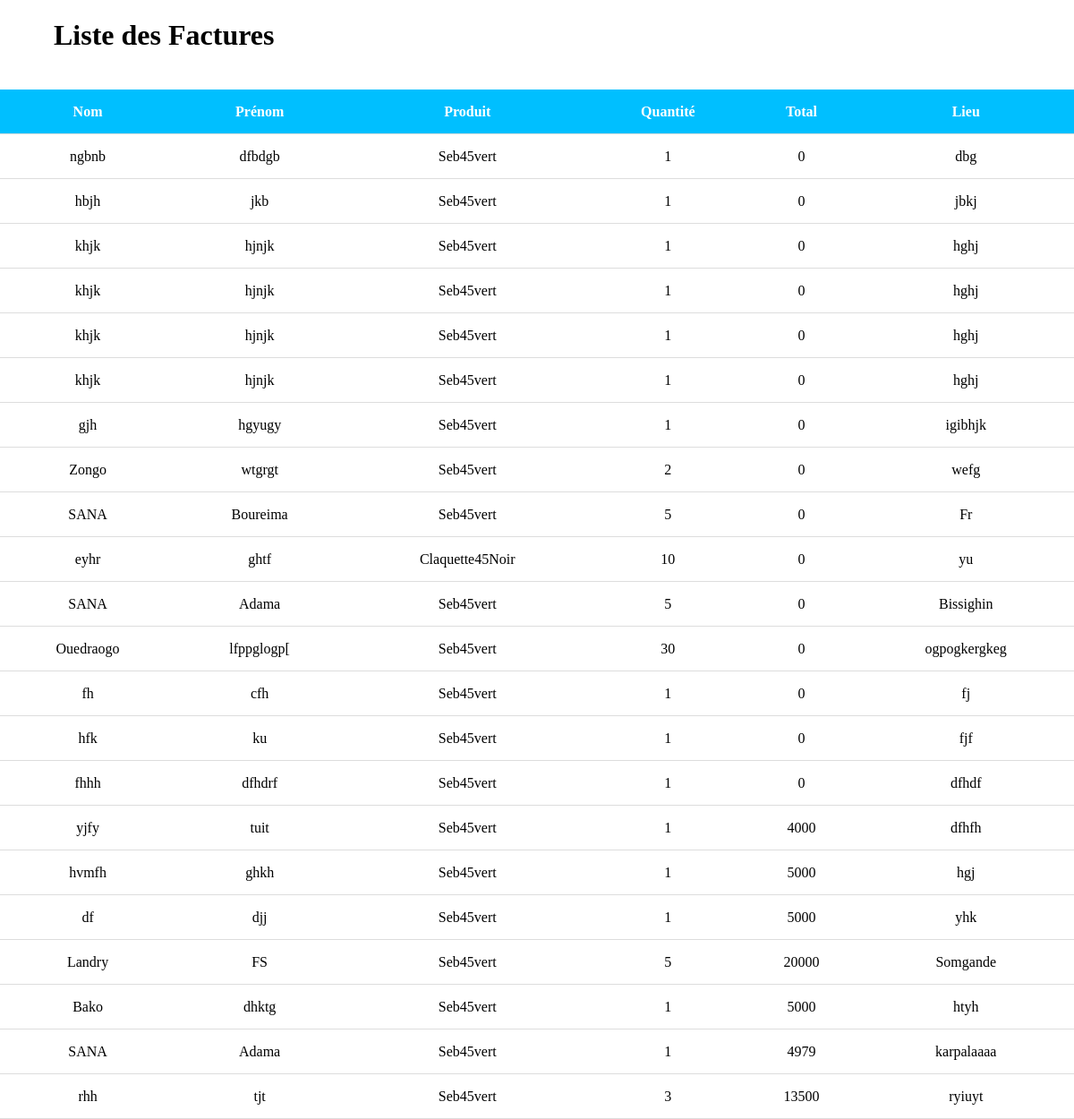
/factures (signed in), run on an earlier commit of the app's database.
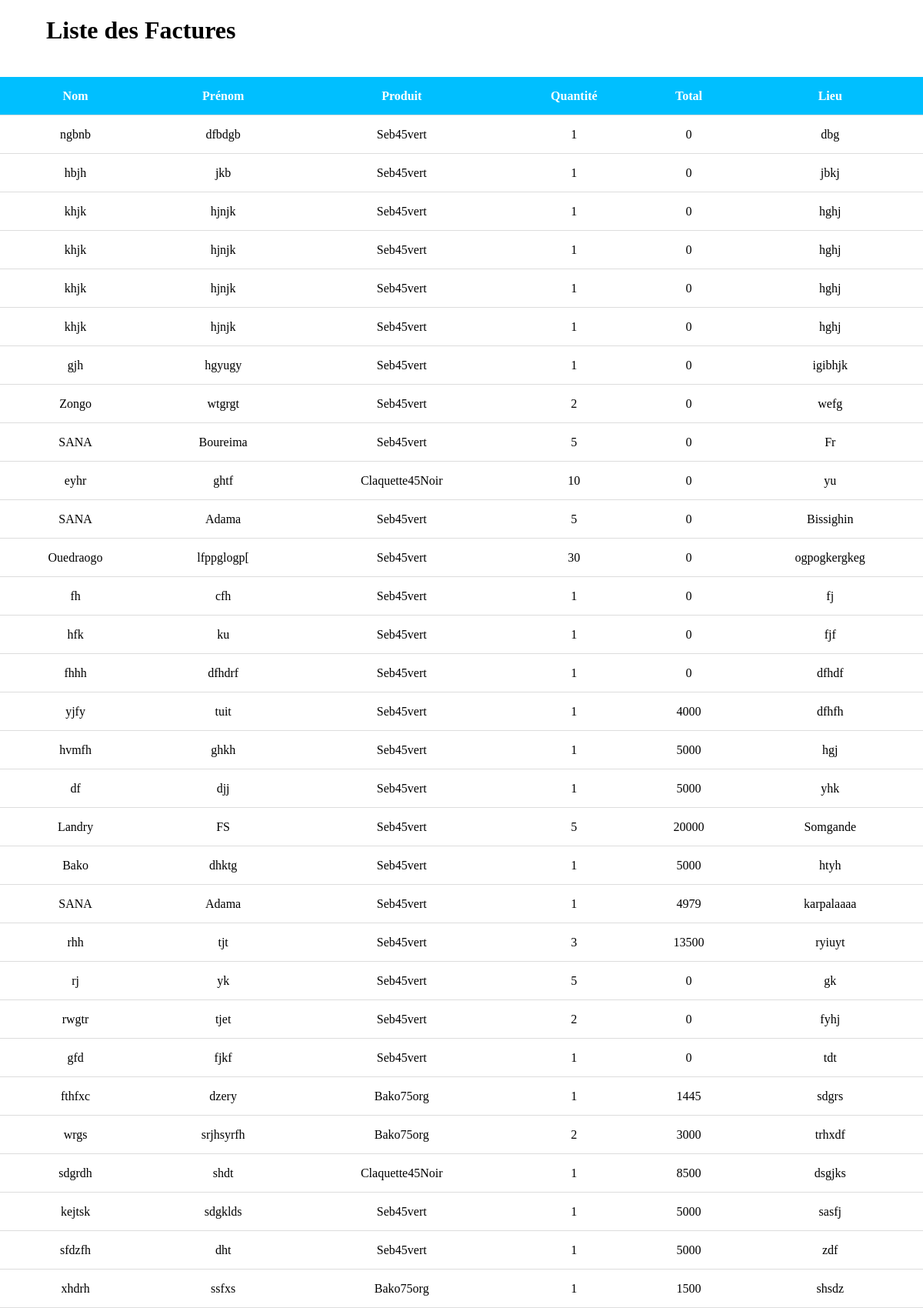
And on a later commit of the database.
### Gestion/models.py (models this page shows, shortened)
class Facture(models.Model):
    No = models.AutoField(primary_key=True)
    Nom = models.CharField(max_length=25)
    Prenom = models.TextField()
    Telephone = models.CharField(max_length=8)
    Produit = models.ForeignKey(Produit, related_name='factures', on_delete=models.CASCADE)
    Quantite = models.IntegerField(default=1)
    Montant = models.IntegerField(default=1)
    Rabais = models.IntegerField(default=0)
    Total = models.IntegerField(default=0)
    Lieu = models.TextField(default="Boutique")
    Livreur = models.CharField(max_length=10, default="Boutique")
    date_et_heure = models.DateTimeField(auto_now=True)
    class meta:
        ordering = ['-date_added']
        verbose_name = ("Facture")
        verbose_name_plural = ("Factures")

class Produit(models.Model):
    Name = models.CharField(max_length=15)
    Description = models.TextField()
    Prix = models.IntegerField(default=8500)
    Quantite = models.IntegerField(default=0)
    Id = models.CharField(max_length=30, primary_key=True)
    Image = models.ImageField(upload_to= 'media', blank=True)
    date_added = models.DateTimeField(auto_now=True)
    def __str__(self) -> str:
        return f"{self.Id}"
    class meta:
        ordering = ['-date_added']
        verbose_name = ("Produit")
        verbose_name_plurial = ("Produits")

### Gestion/views.py (the view)
# urls.py: path('factures', facture, name='page_factures'),
@login_required(login_url='login')
def facture(request):
    if(request.method == "GET"):
        factures = Facture.objects.all()
        context = {"factures": factures}
        return render (request, 'gestion/factures.html', context=context)

### Gestion/templates/gestion/factures.html (shortened to what this page needs)
<!DOCTYPE html>
<html>
<head>
</head>
<body>
    <div class="header">
        <h1 style="margin-left: 5%;">Liste des Factures</h1>
    </div>
    <table>
        <tr>
            <th>Nom</th>
            <th>Prénom</th>
            <th>Produit</th>
            <th>Quantité</th>
            <th>Total</th>
            <th>Lieu</th>
        </tr>
        {% for facture in factures %}
        <tr onclick="window.location='{% url 'profil_facture' facture_id=facture.No %}';" style="cursor: pointer;">
            <td>{{ facture.Nom }}</td>
            <td>{{ facture.Prenom }}</td>
            <td>{{ facture.Produit }}</td>
            <td>{{ facture.Quantite }}</td>
            <td>{{ facture.Total }}</td>
            <td>{{ facture.Lieu }}</td>
        </tr>
        {% endfor %}
    </table>
</body>
</html>

What changed in the data, as far as the page shows it:
added Facture: Nom "rj", Prenom "yk", Produit "Seb45vert", Quantite "5", Total "0", Lieu "gk"
added Facture: Nom "rwgtr", Prenom "tjet", Produit "Seb45vert", Quantite "2", Total "0", Lieu "fyhj"
added Facture: Nom "gfd", Prenom "fjkf", Produit "Seb45vert", Quantite "1", Total "0", Lieu "tdt"
added Facture: Nom "fthfxc", Prenom "dzery", Produit "Bako75org", Quantite "1", Total "1445", Lieu "sdgrs"
added Facture: Nom "wrgs", Prenom "srjhsyrfh", Produit "Bako75org", Quantite "2", Total "3000", Lieu "trhxdf"
added Facture: Nom "sdgrdh", Prenom "shdt", Produit "Claquette45Noir", Quantite "1", Total "8500", Lieu "dsgjks"
added Facture: Nom "kejtsk", Prenom "sdgklds", Produit "Seb45vert", Quantite "1", Total "5000", Lieu "sasfj"
added Facture: Nom "sfdzfh", Prenom "dht", Produit "Seb45vert", Quantite "1", Total "5000", Lieu "zdf"
added Facture: Nom "xhdrh", Prenom "ssfxs", Produit "Bako75org", Quantite "1", Total "1500", Lieu "shsdz"
